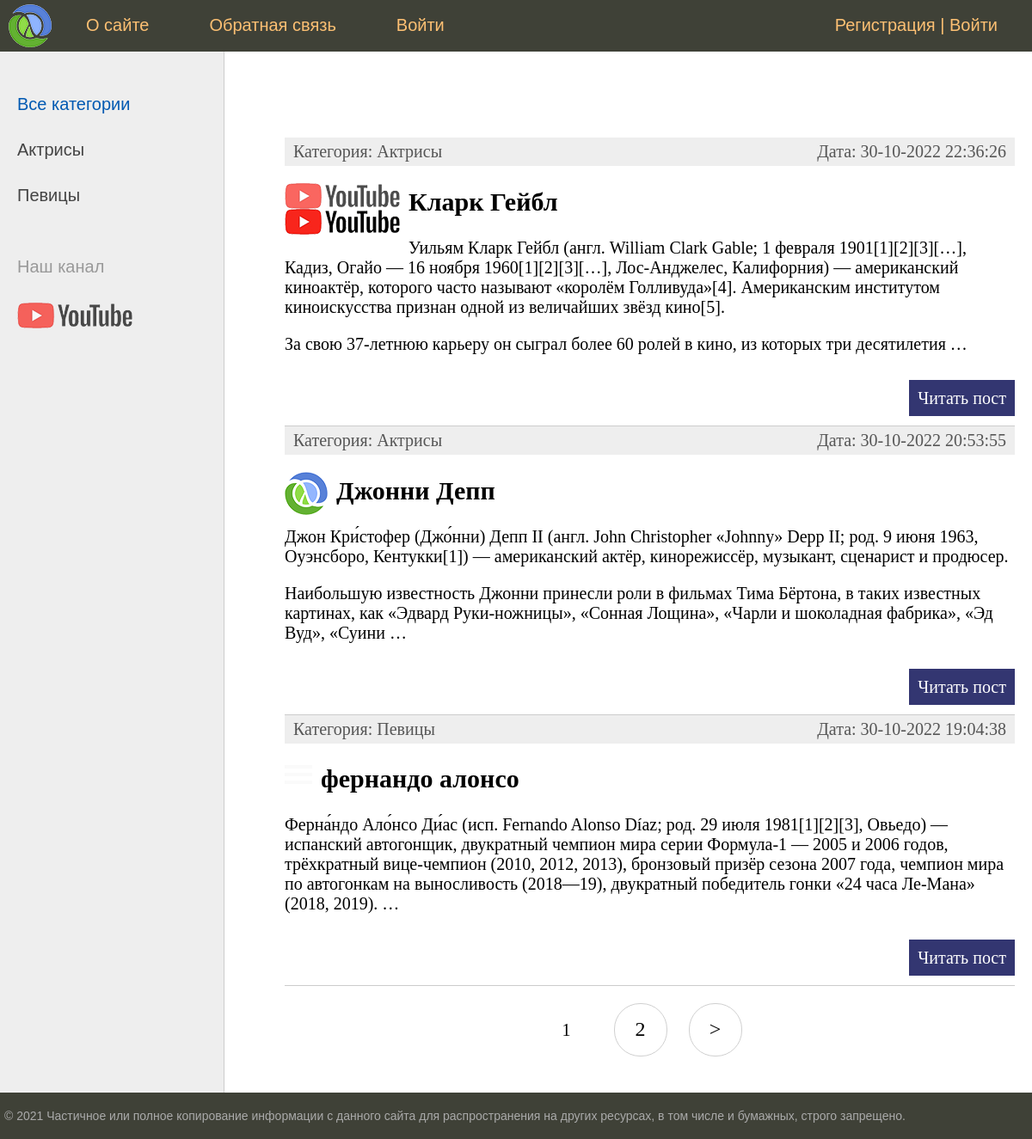
The page / on the database its author committed.
### women/models.py (models this page shows, shortened)
class Category(models.Model):
    name = models.CharField(max_length=100, db_index=True, verbose_name='категория')
    slug = models.SlugField(max_length=255, unique=True, db_index=True, verbose_name='URL')
    def __str__(self):
        return self.name
    def get_absolute_url(self):
        return reverse('category', kwargs={'cat_slug': self.slug})
    class Meta:
        verbose_name = 'Категория'
        verbose_name_plural = 'Категории'
        ordering = ['id']

class Women(models.Model):
    title = models.CharField(max_length=255, verbose_name='Заголовок')
    slug = models.SlugField(max_length=255, unique=True, db_index=True, verbose_name='URL')
    content = models.TextField(blank=True, verbose_name='Описание')
    photo = models.ImageField(upload_to='photo/%Y/%m/%d/', verbose_name='Изображение')
    time_create = models.DateTimeField(auto_now_add=True)
    time_update = models.DateTimeField(auto_now=True)
    is_published = models.BooleanField(default=True, verbose_name='Публикации')
    cat = models.ForeignKey('Category', on_delete=models.PROTECT, verbose_name='Категории')#, related_name='get_posts')
    def get_absolute_url(self):
        return reverse('post', kwargs={'post_slug': self.slug})
    class Meta:
        verbose_name = 'Известные люди'
        verbose_name_plural = 'Известные люди'
        ordering = ['-time_create', 'title']#тобы группировка прошла успешно лучше эту строку поставить в комментарий

### women/views.py (the view)
# urls.py: path('', WomenHome.as_view(), name='home'),
class WomenHome(DataMixin, ListView):
    model = Women
    template_name = 'women/index.html'
    context_object_name = 'posts'
    def get_context_data(self, *, object_list=None, **kwargs):
        context = super().get_context_data(**kwargs)
        c_def = self.get_user_context(title='Главная страница')
        return dict(list(context.items()) + list(c_def.items()))
    def get_queryset(self):
        return Women.objects.filter(is_published=True).select_related('cat')

### women/utils.py (called while the page is built)
    def get_user_context(self, **kwargs):
        context = kwargs
        cats = cache.get('cats')
        if not cats:
            cats = Category.objects.annotate(Count('women'))
            cache.set('cats', cats, 60)
        user_menu = menu.copy()
        if not self.request.user.is_authenticated:
            user_menu.pop(1)
        context['menu'] = user_menu
        context['cats'] = cats
        if 'cat_selected' not in context:
            context['cat_selected'] = 0
        return context

### women/templates/women/index.html (shortened to what this page needs)
{% extends 'women/base.html' %}
{% block content %}
<ul class="list-articles">
	{% for p in posts %}
			<li><div class="article-panel">
	<p class="first">Категория: {{p.cat}}</p>
	<p class="last">Дата: {{p.time_update|date:"d-m-Y H:i:s"}}</p>
</div>
{% if p.photo %}
				<p><img class = 'img-article-left thumb' src="{{p.photo.url}}"></p>
				{% endif %}
				<h2>{{p.title}}</h2>
	{% autoescape on %}
	{{p.content|linebreaks|truncatewords:50}}
	{% endautoescape %}
			<p class="link-read-post"><a href="{{ p.get_absolute_url }}">Читать пост</a></p>
			</li>
	{% endfor %}
</ul>
{% endblock %}

### women/templates/women/base.html (shortened to what this page needs)
{% load static %}
{% load women_tags %}
<!DOCTYPE html>
<html>
<head>
	<link type="text/css" href="{% static 'women/css/styles.css' %}" rel="stylesheet" />
</head>
<body>
<table class="table-page" border=0 cellpadding="0" cellspacing="0">
<tr><td valign=top>
{% block mainmenu %}
		<div class="header">
			<ul id="mainmenu" class="mainmenu">
			<li class="logo"><a href="{% url 'home' %}"><div class="logo"></div></a></li>
{% for m in menu %}
			<li><a href="{% url m.url_name %}">{{m.title}}</a></li>
{% endfor %}
				{% if request.user.is_authenticated %}
				<li class="last"> {{user.username}} | <a href="{% url 'logout' %}">Выйти</a></li>
				{% else %}
				<li class="last"><a href="{% url 'register' %}">Регистрация</a> | <a href="{% url 'login' %}">Войти</a></li>
				{% endif %}
			</ul>
		</div>
{% endblock mainmenu %}
<table class="table-content" border=0 cellpadding="0" cellspacing="0">
<tr>
	<td valign="top" class="left-chapters">
	<ul id="leftchapters">
{% if cat_selected == 0 %}
		<li class="selected">Все категории</li>
{% else %}
		<li><a href="{% url 'home' %}">Все категории</a></li>
{% endif %}
{% for c in cats %}
{% if c.women__count > 0 %}
	{% if c.pk == cat_selected %}
		<li class="selected">{{c.name}}</li>
	{% else %}
		<li><a href="{{ c.get_absolute_url }}">{{c.name}}</a></li>
	{% endif %}
{% endif %}
{% endfor %}
		<li class="share">
		<p>Наш канал</p>
		<a class="share-yt" href="https://www.youtube.com/channel/UClJzWfGWuGJL2t-3dYKcHTA/playlists" target="_blank" rel="nofollow"></a>
		</li>
	</ul>
</td>
<td valign="top" class="content">
	<div class="content-text">
{% block content %}
{% endblock %}
{% if page_obj.has_other_pages %}
<nav class="list-pages">
    <ul>
        {% for p in paginator.page_range %}
		{% if page_obj.number == p %}
        <li class="page-num page-num-selected">{{ p }}</li>
		{% elif p >= page_obj.number|add:-2 and p <= page_obj.number|add:2  %}
        <li class="page-num">
            <a href="?page={{ p }}">{{ p }}</a>
        </li>
		{% endif %}
        {% endfor %}
{% if page_obj.has_next %}
<li class="page-num">
	<a href="?page={{ page_obj.next_page_number }}">&gt;</a>
</li>
{% endif %}
    </ul>
</nav>
{% endif %}
	</div>
</td></tr></table>
</td></tr>
<tr><td valign=top>
	<div id="footer">
		<p>&copy; 2021 Частичное или полное копирование информации с данного сайта для распространения на других ресурсах, в том числе и бумажных, строго запрещено.</p>
	</div>
</td></tr></table>
</body>
</html>

### women/static/women/css/styles.css (style rules this page uses)
html, body { font-family: 'Arial'; margin: 0; padding: 0; height: 100%; width: 100%; color: #444; }
a { color: #0059b2; text-decoration: none; }
img { max-width: 600px; height: auto; }
img.img-article-left { max-width: 300px; height: auto; float: left; padding: 0 10px 10px 0; }
img.img-article-left.thumb { max-width: 150px; height: auto; }
p.link-read-post { text-align: right; }
p.link-read-post a { padding: 10px; min-width: 100px; background: #333671; color: #fff; text-decoration: none; }
div.article-panel { background: #eee; padding: 5px 10px 5px 10px; box-sizing: border-box; overflow: hidden; color: #555; }
div.article-panel p.first { margin: 0; float: left; }
div.article-panel p.last { margin: 0; float: right; }
ul.list-articles { list-style: none; margin: 0; padding: 0; }
ul.list-articles li { border-bottom: 1px solid #ccc; }
.table-page { width: 100%; height: 100%; vertical-align: top; }
.table-page tr { height: 100%; }
.header { background: #3F4137; height: 60px; }
.logo { background: url('../images/logo.png') no-repeat 10px 5px; width: 70px; height: 60px; }
ul.mainmenu { list-style: none; margin: 0; padding: 0; height: 60px; color: #fdc073; font-size: 20px; overflow: hidden; }
ul.mainmenu li { float: left; margin: 18px 40px 0 30px; }
ul.mainmenu li.logo { margin: 0; }
ul.mainmenu li.last { float: right; }
ul.mainmenu li a { color: #fdc073; text-decoration: none; }
.table-content { width: 100%; min-height: 100%; height: 100%; }
.left-chapters { margin: 0; background: #eee; border-right: 1px solid #ccc; min-height: 100%; }
.left-chapters ul { width: 230px; min-height: 100%; margin: 0; padding: 20px 10px 10px 20px; list-style: none; font-size: 20px; }
.left-chapters ul li { margin: 30px 0 0 0; color: #999; }
.left-chapters ul li.selected { color: #0059b2; }
.left-chapters ul li a { color: #444; text-decoration: none; }
.left-chapters ul li.share { margin: 60px 0 0 0; }
.left-chapters ul li.share p { margin: 30px 0 30px 0; }
.left-chapters ul li.share a { display: inline-block; width: 40px; height: 40px; margin: 0 20px 0 0; }
.left-chapters ul li.share a.share-yt { width: 100%; height: 30px; background: url('../images/share_yt.png') no-repeat 0 0 }
.content { padding: 40px 20px 20px 40px; width: 100%; box-sizing: border-box; }
.content-text { margin: 60px 0 0 30px; color: #000; font-size: 20px; font-family: Yandex Sans Display Light; }
#footer { box-sizing: border-box; background: #3F4137; padding: 5px; color: #aaa; font-size: 14px; font-family: Verdana, Geneva, Arial, Helvetica; text-align: left; overflow: hidden; }
.list-pages { text-align: center; margin: 0 0 20px 0; }
.list-pages ul { margin: 20px 0 0 0; padding: 0; list-style: none; }
.list-pages ul li { display: inline-block; margin: 0 20px 0 0; }
.list-pages a { color: #000; font-size: 24px; text-decoration: none; }
.list-pages .page-num, .page-num-selected { display: inline-block; width: 60px; height: 44px; padding: 16px 0 0 0; border: 1px solid #d0d0d0; border-radius: 30px; }
.list-pages .page-num-selected { border: none; color: #000; font-size: 20px; }

### rows shown on the page
Category: name "Актрисы"
Category: name "Певицы"
Women: cat "Актрисы", time_update "30-10-2022 22:36:26", photo (picture), title "Кларк Гейбл", content "Уильям Кларк Гейбл (англ. William Clark Gable; 1 февраля 1901[1][2][3][…], Кадиз, Огайо — 16 ноября 1960[1][2][3][…], Лос-Анджелес, Калифорния) — американский киноактёр, которого часто называют «королём Голливуда»[4]. Американским институтом киноискусства признан одной из величайших звёзд кино[5]. За свою 37-летнюю карьеру он сыграл более 60 ролей в кино, из которых три десятилетия …"
Women: cat "Актрисы", time_update "30-10-2022 20:53:55", photo (picture), title "Джонни Депп", content "Джон Кри́стофер (Джо́нни) Депп II (англ. John Christopher «Johnny» Depp II; род. 9 июня 1963, Оуэнсборо, Кентукки[1]) — американский актёр, кинорежиссёр, музыкант, сценарист и продюсер. Наибольшую известность Джонни принесли роли в фильмах Тима Бёртона, в таких известных картинах, как «Эдвард Руки-ножницы», «Сонная Лощина», «Чарли и шоколадная фабрика», «Эд Вуд», «Суини …"
Women: cat "Певицы", time_update "30-10-2022 19:04:38", photo (picture), title "фернандо алонсо", content "Ферна́ндо Ало́нсо Ди́ас (исп. Fernando Alonso Díaz; род. 29 июля 1981[1][2][3], Овьедо) — испанский автогонщик, двукратный чемпион мира серии Формула-1 — 2005 и 2006 годов, трёхкратный вице-чемпион (2010, 2012, 2013), бронзовый призёр сезона 2007 года, чемпион мира по автогонкам на выносливость (2018—19), двукратный победитель гонки «24 часа Ле-Мана» (2018, 2019). …"

### other values the page prints
{{ m.title }} "О сайте" "Обратная связь" "Войти"
{{ p }} "1"
{{ p }} "2"
